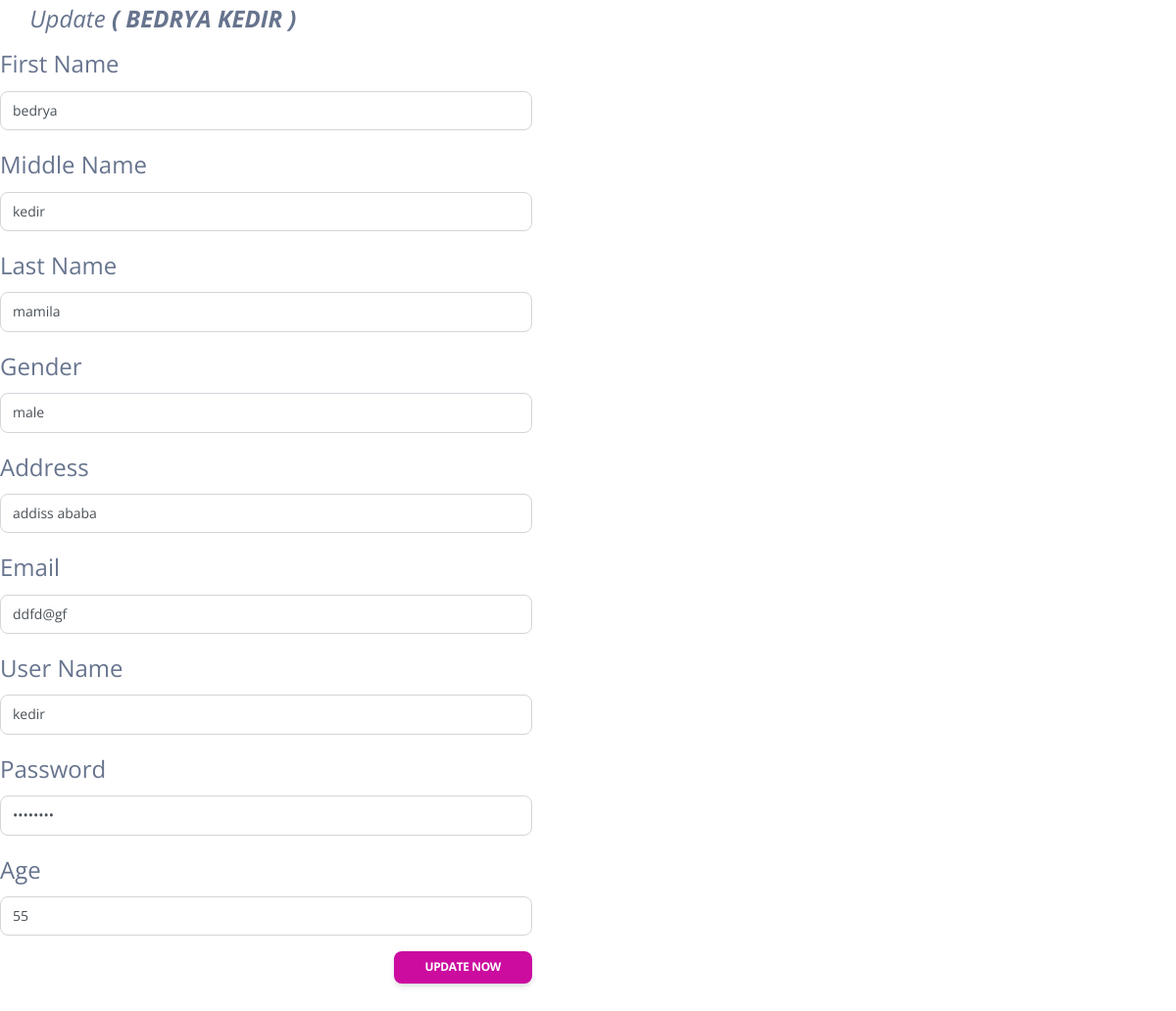
The page /admin/updatecomm.php?Id=1 on the database its author committed.
### tables this page shows
CREATE TABLE `committee` (
  `com_id` int(11) NOT NULL,
  `fname` varchar(100) NOT NULL,
  `mname` varchar(100) NOT NULL,
  `lname` varchar(100) NOT NULL,
  `address` varchar(100) NOT NULL,
  `email` varchar(100) NOT NULL,
  `age` int(100) NOT NULL,
  `sex` varchar(100) NOT NULL,
  `uname` varchar(100) NOT NULL,
  `pass` varchar(100) NOT NULL
);

### admin/updatecomm.php (the view, shortened to what this page needs)
<?php
  include("../connection.php");
  $id = $_GET['Id'];
  $selExmne = $con->query("SELECT * FROM committee WHERE com_id='$id' ")->fetch_ASSOC();
 ?>
<!DOCTYPE html>
<html lang="en">
<head>
  <link href="../assets/css/nucleo-icons.css" rel="stylesheet" />
  <link href="../assets/css/nucleo-svg.css" rel="stylesheet" />
  <link href="../assets/css/nucleo-svg.css" rel="stylesheet" />
  <link id="pagestyle" href="../assets/css/soft-ui-dashboard.css?v=1.0.6" rel="stylesheet" />
</head>
<body id="page-top">
<fieldset style="width:543px;" >
	<legend><i class="facebox-header"><i class="edit large icon"></i>&nbsp;Update <b>( <?php echo strtoupper($selExmne['fname']); echo "  "; echo strtoupper   (  $selExmne['mname']);?> )</b></i></legend>
  <div class="col-md-12 mt-4">
<form method="post" action="commupdatepro.php">
     <div class="form-group">
        <legend>First Name</legend>
        <input type="" name="fname" class="form-control" required="" value="<?php echo $selExmne['fname']; ?>" >
     </div>
     <div class="form-group">
        <legend>Middle Name</legend>
        <input type="" name="mname" class="form-control" required="" value="<?php echo $selExmne['mname']; ?>" >
     </div>
     <div class="form-group">
        <legend>Last Name</legend>
        <input type="" name="lname" class="form-control" required="" value="<?php echo $selExmne['lname']; ?>" >
     </div>
     <div class="form-group">
        <legend>Gender</legend>
        <select class="form-control" name="sex">
          <option value="<?php echo $selExmne['sex']; ?>"><?php echo $selExmne['sex']; ?></option>
        </select>
     </div>
     <div class="form-group">
        <legend>Address</legend>
        <input type="" name="addres" class="form-control" required="" value="<?php echo $selExmne['address']; ?>" >
     </div>
     <div class="form-group">
        <legend>Email</legend>
        <input type="email" name="email" class="form-control" required="" value="<?php echo $selExmne['email']; ?>" >
     </div>
     <div class="form-group">
        <legend>User Name</legend>
        <input type="text" name="uname" class="form-control" required="" value="<?php echo $selExmne['uname']; ?>" >
     </div>
     <div class="form-group">
        <legend>Password</legend>
        <input type="password" name="pass" class="form-control" required="" value="<?php echo $selExmne['pass']; ?>" >
     </div>
     <div class="form-group">
        <legend>Age</legend>
        <input type="int" name="age" class="form-control" required="" value="<?php echo $selExmne['age']; ?>" >
     </div>
  <div class="form-group" align="right">
    <button type="submit" class="btn btn-sm btn-primary">Update Now</button>
  </div>
</form>
  </div>
</fieldset>
</body>
</html>

### assets/css/nucleo-svg.css (style rules this page uses)
.icon { display: inline-block; color: #111111; height: 1em; width: 1em; }
.icon { fill: currentColor; stroke: none; }

### rows shown on the page
committee: fname "BEDRYA", mname "KEDIR", fname "bedrya", mname "kedir", lname "mamila", sex "male", addres "addiss ababa", email "ddfd@gf", uname "kedir", age "55"
